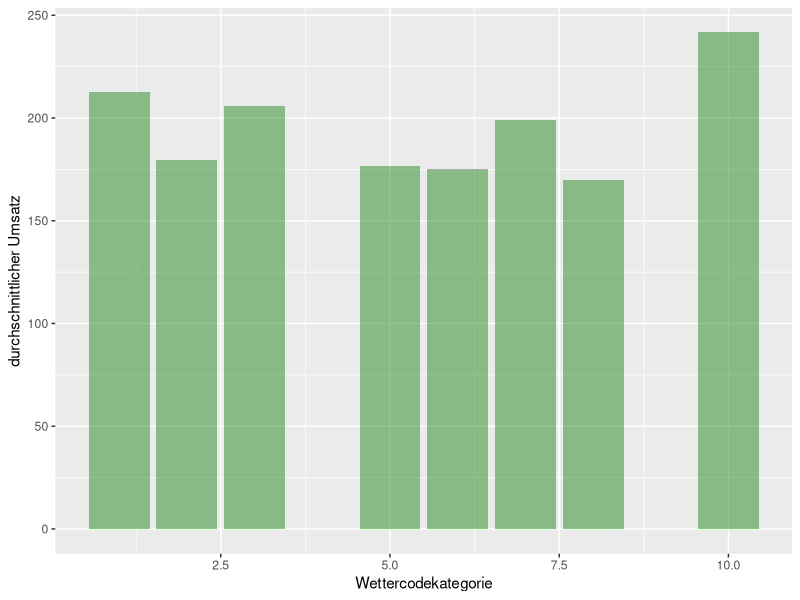
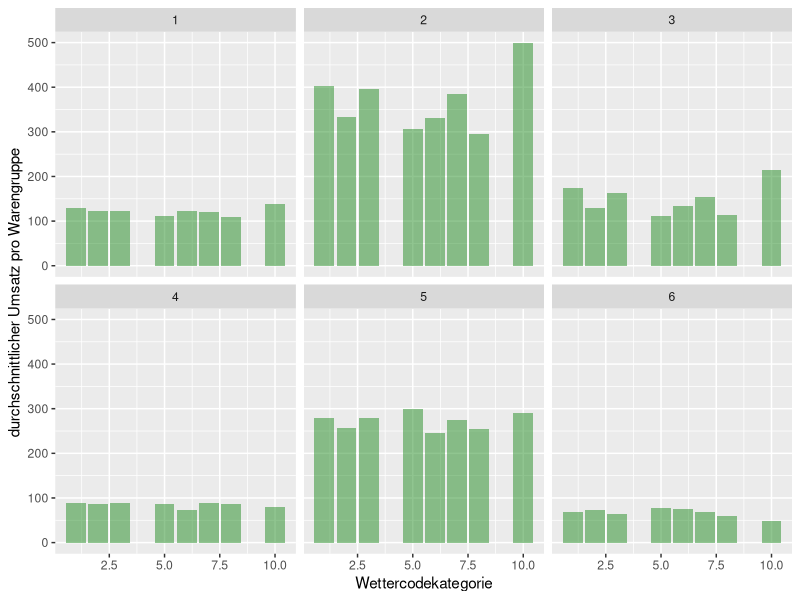

The R script that drew these images, in order:
# Das Script stellt den Zusammenhang vom Umsatz und der Wettercodekategorie dar.
# Wettercodekategorie ist eine neue Variable, die die Wettercodes gruppiert.

# https://wetterkanal.kachelmannwetter.com/was-ist-der-ww-code-in-der-meteorologie/
# http://www.seewetter-kiel.de/seewetter/daten_symbole.htm

# Wettercode  0 -  9: Kategorie 1  - Bewölkung, Dunst, Rauch, Staub oder Sand
# Wettercode 10 - 19: Kategorie 2  - Trockenereignisse
# Wettercode 20 - 29: Kategorie 3  - Ereignisse der letzten Stunde, aber nicht zur Beobachtungszeit
# Wettercode 30 - 39: Kategorie 4  - Staubsturm, Sandsturm, Schneefegen oder -treiben
# Wettercode 40 - 49: Kategorie 5  - Nebel oder Eisnebel
# Wettercode 50 - 59: Kategorie 6  - Sprühregen
# Wettercode 60 - 69: Kategorie 7  - Regen
# Wettercode 70 - 79: Kategorie 8  - Schnee
# Wettercode 80 - 89: Kategorie 9  - Schauer
# Wettercode 90 - 99: Kategorie 10 - Gewitter

library(readr)
library(lubridate)
library(ggplot2)
library(dplyr)

# Daten importieren
umsatzdaten <- read_csv("umsatzdaten_gekuerzt.csv")
wetterdaten <- read_csv("wettercodekategorie.csv")

umsatz_wetter_daten <- left_join(umsatzdaten, wetterdaten)


########################
# Wettercodekategorie
########################
# 1. Betrachtung über alle Warengruppen hinweg
# a. Balkendiagramm 
p1 <- umsatz_wetter_daten %>%
  group_by(Wettercodekategorie) %>%
  summarise( 
    durchschnitt_Umsatz=mean(Umsatz)
  ) 

ggplot(p1)+
  geom_bar(aes(x = Wettercodekategorie, y = durchschnitt_Umsatz), stat = "identity", fill="forestgreen", alpha=0.5)+
  ylab("durchschnittlicher Umsatz") 


# 2. Betrachtung nach Warengruppen 
# a. Balkendiagramm
p2 <- umsatz_wetter_daten %>%
  group_by(Warengruppe, Wettercodekategorie) %>%
  summarise( 
    mean_Umsatz=mean(Umsatz))

ggplot(p2)+
  geom_bar(aes(x = Wettercodekategorie, y = mean_Umsatz), stat = "identity", fill="forestgreen", alpha=0.5)+
  facet_wrap(~ Warengruppe) + ylab("durchschnittlicher Umsatz pro Warengruppe") 

